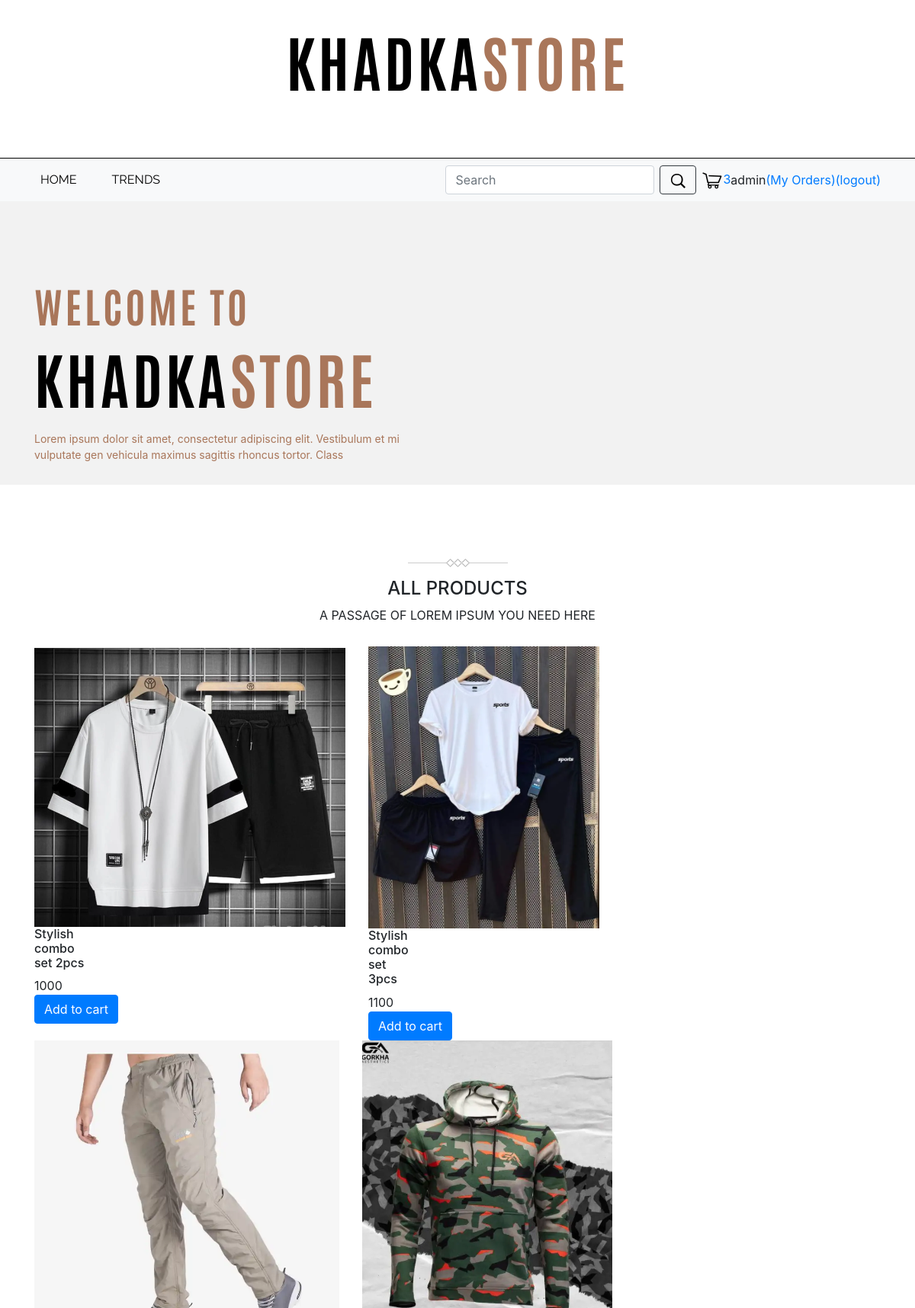
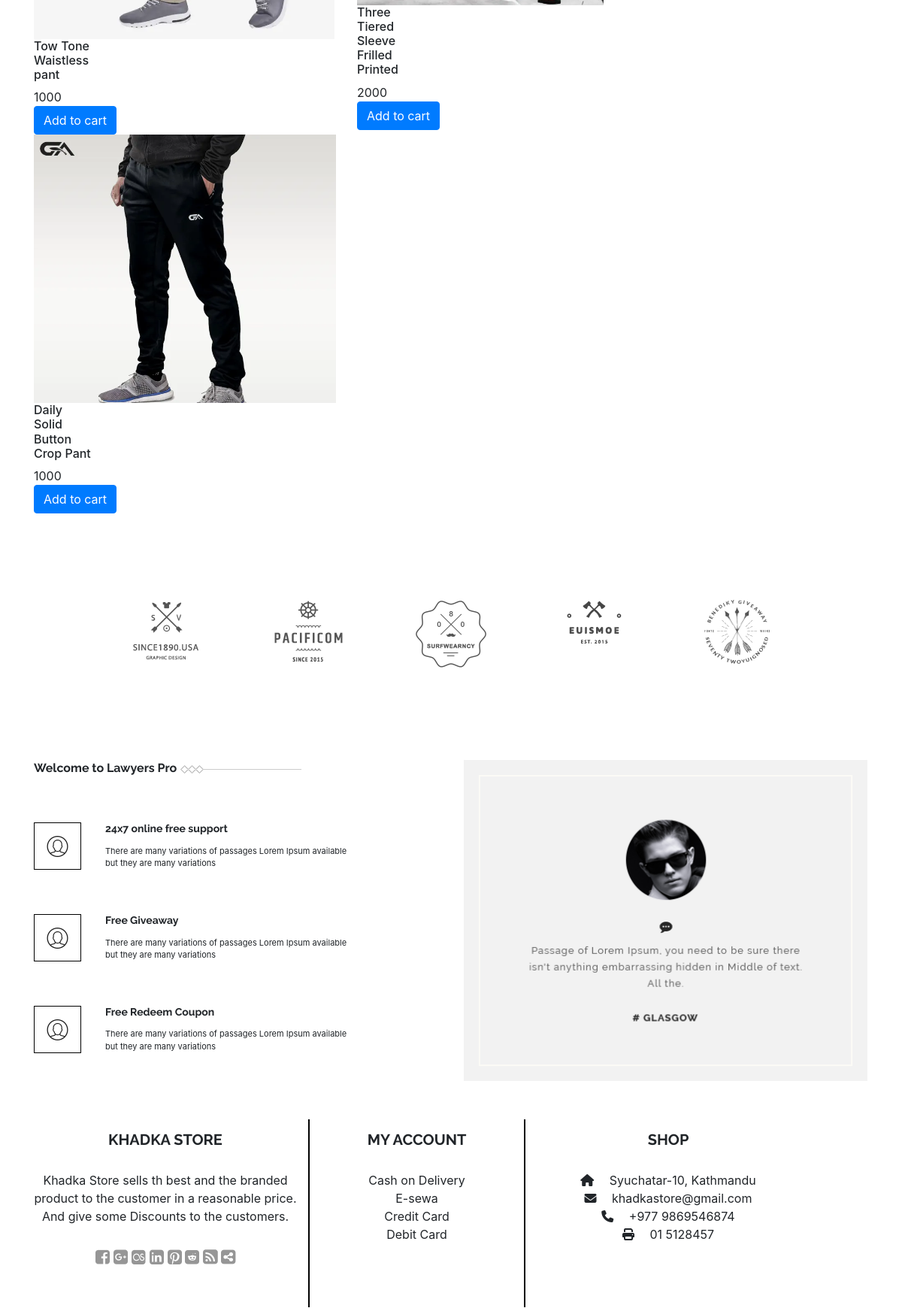
The page / (signed in, upper part) on the database its author committed (2 pictures, top to bottom).
### tables this page shows
CREATE TABLE `product` (
  `id` int(100) NOT NULL,
  `name` varchar(100) NOT NULL,
  `catagory` varchar(100) NOT NULL,
  `description` varchar(100) NOT NULL,
  `quantity` int(100) NOT NULL,
  `Price` int(100) NOT NULL,
  `imgname` varchar(100) NOT NULL
);

### index.php (the view, shortened to what this page needs)
<?php
 include'header.php';
 include'lib/connection.php';
 $sql = "SELECT * FROM product";
 $result = $conn -> query ($sql);
?>
<div class="banner">
<div class="container">
  <div class="row">
    <div class="col-md-6">
        <div class="banner-text">
          <p class="bt1">Welcome To</p>
          <p class="bt2"><span class="bt3">Khadka</span>Store</p>
          <p class="bt4">Lorem ipsum dolor sit amet, consectetur adipiscing elit. Vestibulum et mi <br>vulputate gen vehicula maximus sagittis rhoncus tortor. Class </p>
        </div>
    </div>
  <div class="col-md-6">
  </div>
  </div>
</div>
</div>
<section>
  <div class="container">
    <div class="topsell-head">
      <div class="row">
        <div class="col-md-12 text-center">
          <img src="img/mark.png">
          <h4>All Products</h4>
          <p>A passage of Lorem Ipsum you need here</p>
        </div>
      </div>
    </div>
  </div>
  <div class="container">
  <div class="row">
  <?php
          if (mysqli_num_rows($result) > 0) {
            while($row = mysqli_fetch_assoc($result)) {
              ?>
          <form action="<?php echo $_SERVER['PHP_SELF']; ?>" method="post">
            <div class="col-md-3 col-sm-6 col-6">
              <div>
                <img src="admin/product_img/<?php echo $row['imgname']; ?>" >
              </div>
              <div>
              <div>
                <h6><?php echo $row["name"] ?></h6>
                <span><?php echo $row["Price"] ?></span>
              </div>
              <input type="submit" class="btn btn btn-primary" value="Add to cart" name="add_to_cart">
              </div>
            </div>
            </form>
            <?php
    }
        }
        else
            echo "0 results";
        ?>
          </div>
  </div>
</section>
<div class="logo5">
  <div class="container">
    <div class="row">
      <div class="col-md-1">
      </div>
      <div class="col-md-2 text-center">
        <img src="img/logo1.png">
      </div>
      <div class="col-md-2 text-center">
        <img src="img/logo2.png">
      </div>
      <div class="col-md-2 text-center">
        <img src="img/logo3.png">
      </div>
      <div class="col-md-2 text-center">
        <img src="img/logo4.png">
      </div>
      <div class="col-md-2 text-center">
        <img src="img/logo5.png">
      </div>
      <div class="col-md-1">
      </div>
    </div>
  </div>
</div>
<div class="welcome">
  <div class="container">
    <div class="row">
      <div class="col-md-12 col-lg-6 col-sm-12">
        <span class="welcometitle">Welcome to Lawyers Pro</span>
        <img src="img/titleful.png">
        <img src="img/titleline.png" class="titleline">
        <div class="row" id="wel1">
          <div class="col-md-2 col-lg-2 col-2">
            <img src="img/w1.png" class="w" class="img-fluid">
          </div>
          <div class="col-md-10  col-lg-10 col-10">
            <h6 class="wh">24x7 online free support</h6>
            <p class="wp">There are many variations of passages Lorem Ipsum available<br>
            but they are many variations </p>
          </div>
        </div>
         <div class="row" id="wel2">
          <div class="col-md-2 col-lg-2 col-2">
            <img src="img/w1.png" class="w" class="img-fluid">
          </div>
          <div class="col-md-10  col-lg-10 col-10">
            <h6 class="wh">Free Giveaway</h6>
            <p class="wp">There are many variations of passages Lorem Ipsum available<br>
            but they are many variations </p>
          </div>
        </div>
        <div class="row" id="wel2">
          <div class="col-md-2 col-lg-2 col-2">
            <img src="img/w1.png" class="w" class="img-fluid">
          </div>
          <div class="col-md-10  col-lg-10 col-10">
            <h6 class="wh">Free Redeem Coupon</h6>
            <p class="wp">There are many variations of passages Lorem Ipsum available<br>
            but they are many variations </p>
          </div>
        </div>
      </div>
      <div class="col-md-12 col-lg-6 col-sm-12">
        <img src="img/comment.png" class="img-fluid">
      </div>
    </div>
  </div>
</div>
<?php
 include'footer.php';
?>

### css/style.css (style rules this page uses)
.banner { background-color: #f2f2f2; }
.bt1 { margin-top: 100px; font-family: antonio; font-size: 54px; color: #a9765a; text-transform: uppercase; letter-spacing: 4px; }
.bt2 { font-family: antonio; font-size: 80px; color: #a9765a; text-transform: uppercase; line-height: 55px; letter-spacing: 4px; padding-bottom: 20px; }
.bt3 { color: black; }
.bt4 { color: #a9765a; font-size: 14px; }
.topsell-head { text-transform: uppercase; padding-top: 95px; }
.topsell-head img, h3, p { padding-bottom: 13px; }
.logo5 { padding-top: 115px; padding-bottom: 70px; }
.logo5 img { padding-bottom: 50px; }
.titleline { margin-left: -8px; }
.welcometitle { font-family: "Raleway", sans-serif; font-weight: bold; }
.w { padding: 15px; border: 1px solid black; }
.wp { font-size: 11px; }
.wh { font-family: "Raleway", sans-serif; font-weight: bold; margin-bottom: 13px; font-size: 14px; }
#wel1 { padding-top: 60px; }
#wel2 { margin-top: 30px; }

### rows shown on the page
product: imgname (picture), name "Stylish combo set 2pcs", Price "1000"
product: imgname (picture), name "Stylish combo set 3pcs", Price "1100"
product: imgname (picture), name "Tow Tone Waistless pant", Price "1000"
product: imgname (picture), name "Three Tiered Sleeve Frilled Printed", Price "2000"
product: imgname (picture), name "Daily Solid Button Crop Pant", Price "1000"

### other values the page prints
$total "3"
$_SESSION['username'] "admin"
